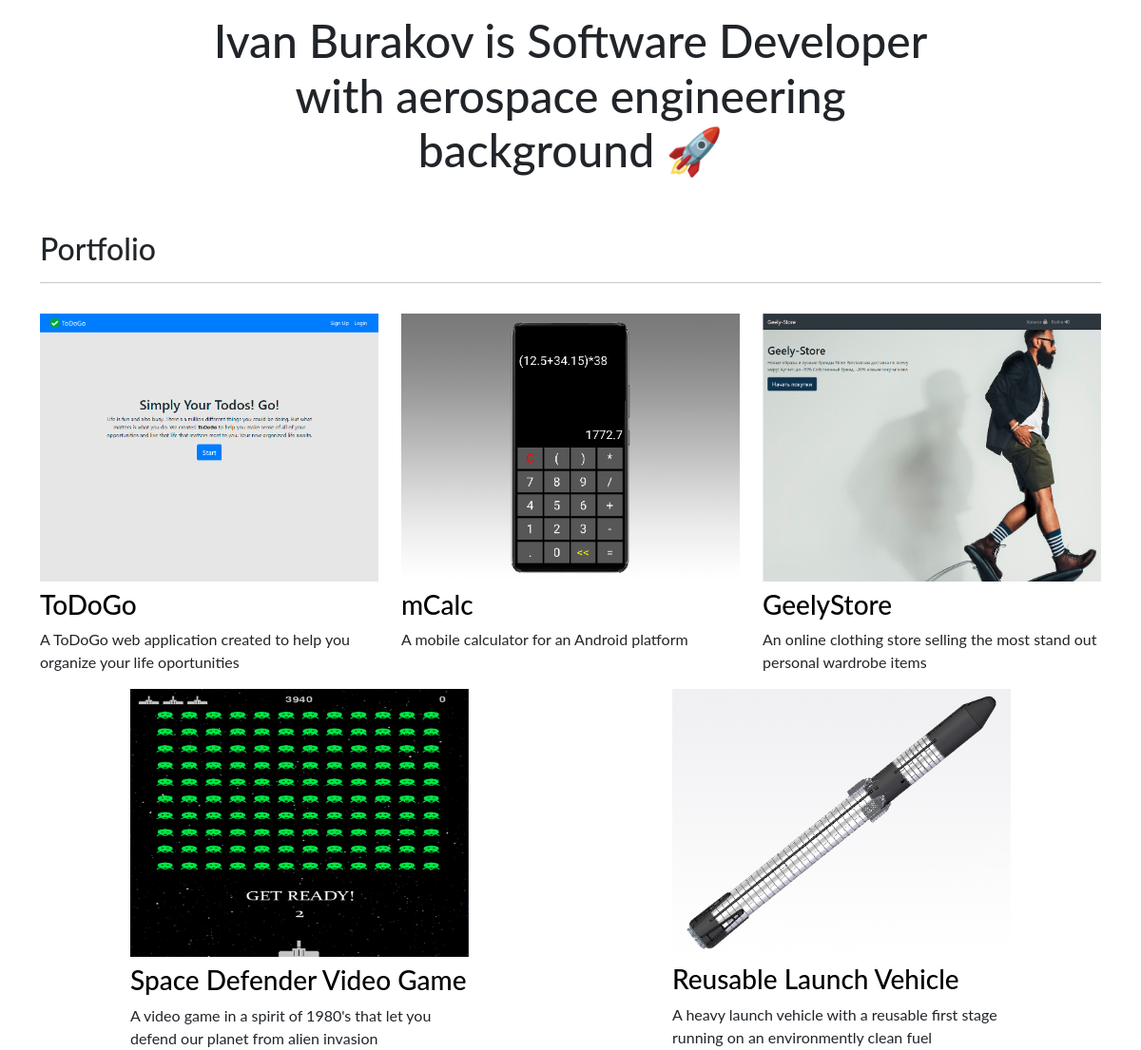
The app's page / (lower part), older data.
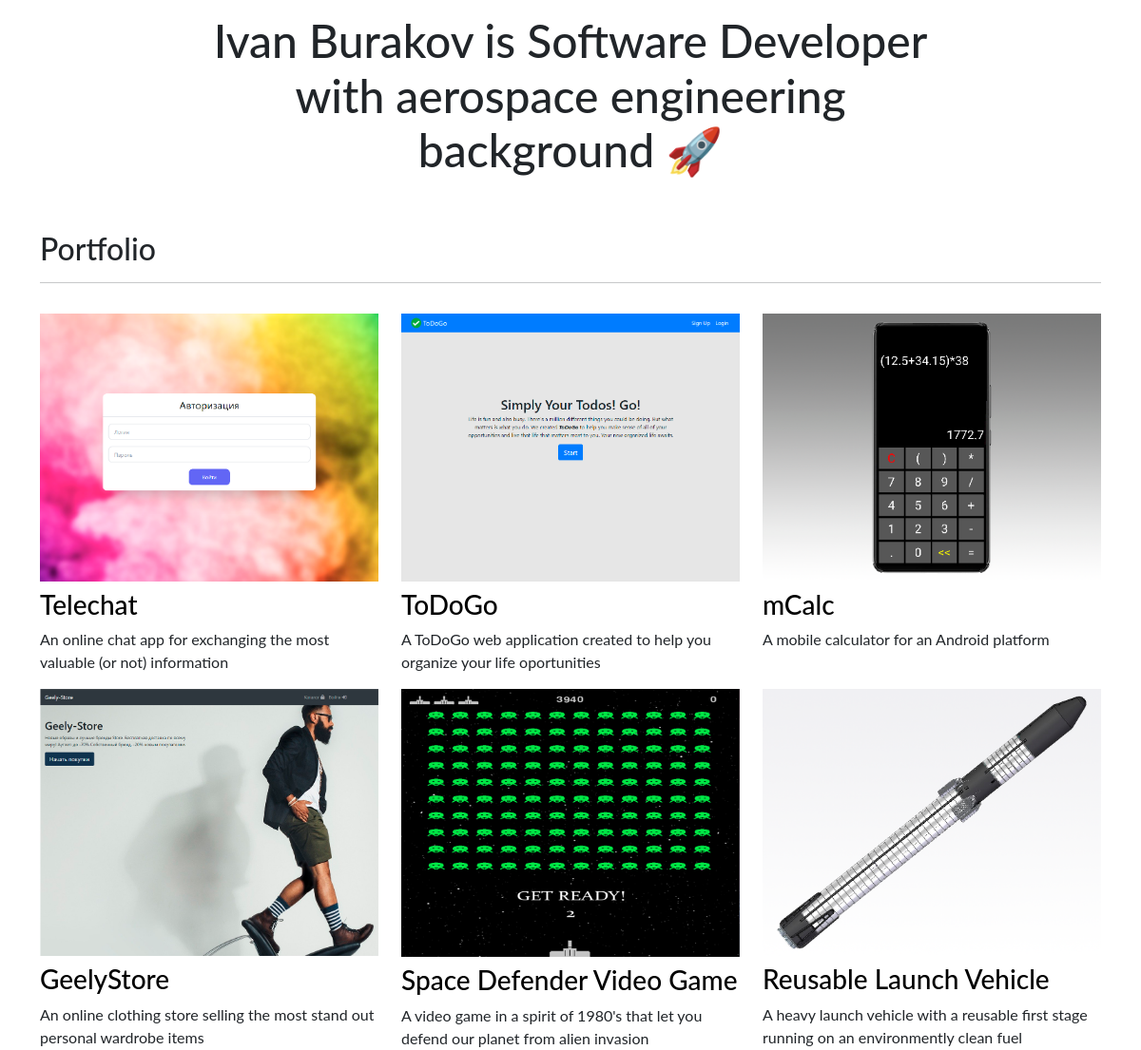
The same page, newer data.
### portfolio/models.py (models this page shows, shortened)
class Project(models.Model):
    title = models.CharField(max_length = 100)
    short_description = models.CharField(max_length = 100)
    long_description = models.TextField(default="Here should be a long description.")
    image_1 = models.ImageField(upload_to = 'portfolio/images/')
    image_2 = models.ImageField(upload_to = 'portfolio/images/', blank=True)
    image_3 = models.ImageField(upload_to = 'portfolio/images/', blank=True)
    date = models.DateTimeField(auto_now_add=True)

### portfolio/views.py (the view)
# urls.py: path('', views.base, name = 'base'),
def base(request):
    projects = Project.objects.all().order_by('-date')
    return render(request, 'portfolio/base.html', {'projects': projects})

### portfolio/templates/portfolio/base.html (shortened to what this page needs)
{% extends 'portfolio/head.html' %}
{% load static %}
{% block content %}
<div class="row justify-content-center mb-3">
  <div class="col-md-9 text-center">
    <h1 id="hometext" class="font-weight-bold">Ivan Burakov is Software Developer with aerospace engineering background 🚀</h1>
  </div>
</div>
<h2 class="mt-5">Portfolio</h2>
<hr>
<div class="row">
  {% for project in projects %}
  <div class="col-lg-4 col-md-6 gy-3 mx-auto" >
    <a style="color: black" href="{% url 'port' project.id %}">
      <img src="{{ project.image_1.url }}" class="img-fluid mb-2" >
      <h3>{{ project.title }}</h3>
    </a>
    {{ project.short_description }}
  </div>
  {% endfor %}
</div>
{% endblock %}

Row changes from the older to the newer data that the page shows:
added Project: image_1 (picture), title "Telechat", short_description "An online chat app for exchanging the most valuable (or not) information"
